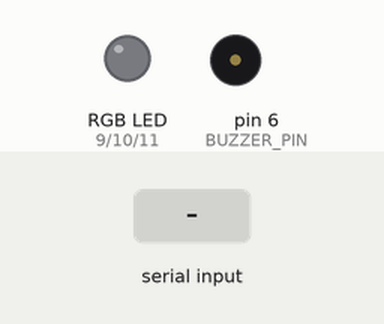
Simulated run of this sketch. Board: Arduino Uno, built with avr-gcc and run on an emulated ATmega328P. Shown: an RGB LED mixed from three pins (HIGH = lit), buzzer (waves = sounding). The inputs (shaded band) are chosen by the test bench.

Above: at 1.2 s.
1.3 s: "90,45\n" received over Serial
At 1.45 s:
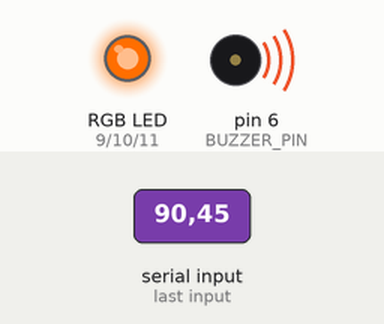
3.1 s: "30,150\n" received over Serial
At 3.25 s:
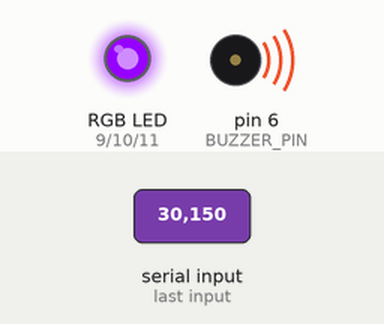
4.9 s: "1,90\n" received over Serial
At 5.05 s:
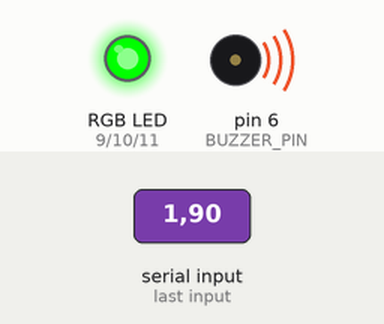
6.7 s: "90,45\n" received over Serial
At 7.5 s:
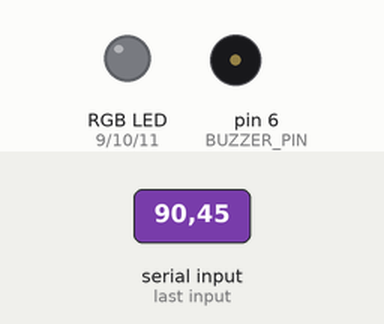
Timing chart, 0 to 9.5 s (numbered marks = the images above; inputs shaded):
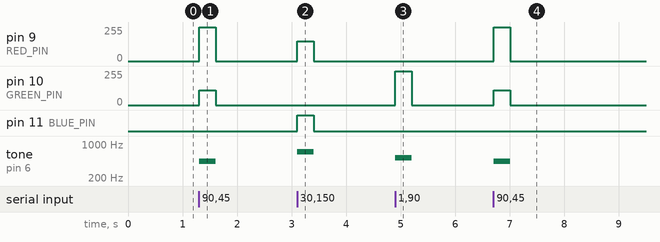

The sketch:

hand_gesture_buzzer_keyboard.ino
```cpp
const int RED_PIN    = 9;
const int GREEN_PIN  = 10;
const int BLUE_PIN   = 11;
const int BUZZER_PIN = 6;

const unsigned long TIMEOUT_MS = 300;

// 8 notes, left to right: G4 A4 B4 C5 D5 E5 F5 G5
const int NOTES[8] = {392, 440, 494, 523, 587, 659, 698, 784};

// LED colour for each note
const int NOTE_COLORS[8][3] = {
  {255, 0,   0},     // G4 red
  {255, 110, 0},     // A4 orange
  {255, 255, 0},     // B4 yellow
  {0,   255, 0},     // C5 green
  {0,   255, 255},   // D5 cyan
  {0,   0,   255},   // E5 blue
  {150, 0,   255},   // F5 violet
  {255, 0,   255}    // G5 magenta
};

int currentZone = -1;        // -1 = silent
unsigned long lastData = 0;

void setColor(int r, int g, int b) {
  analogWrite(RED_PIN, r);
  analogWrite(GREEN_PIN, g);
  analogWrite(BLUE_PIN, b);
}

void playZone(int z) {
  currentZone = z;
  tone(BUZZER_PIN, NOTES[z]);
  setColor(NOTE_COLORS[z][0], NOTE_COLORS[z][1], NOTE_COLORS[z][2]);
}

void silence() {
  currentZone = -1;
  noTone(BUZZER_PIN);
  setColor(0, 0, 0);
}

void setup() {
  Serial.begin(9600);
  pinMode(RED_PIN, OUTPUT);
  pinMode(GREEN_PIN, OUTPUT);
  pinMode(BLUE_PIN, OUTPUT);
  pinMode(BUZZER_PIN, OUTPUT);
  silence();
}

void loop() {
  if (Serial.available()) {
    String line = Serial.readStringUntil('\n');
    int comma = line.indexOf(',');
    if (comma > 0) {
      int fingers = constrain(line.substring(0, comma).toInt(), 0, 5);
      int angle = constrain(line.substring(comma + 1).toInt(), 0, 180);
      lastData = millis();

      if (fingers == 0) {
        silence();                         // fist = stop the note
      } else {
        int target = constrain(angle * 8 / 181, 0, 7);
        if (currentZone == -1) {
          playZone(target);                // starting a new note
        } else if (target != currentZone) {
          // hysteresis: only switch once the hand is clearly in the next zone
          float center = (currentZone + 0.5) * 22.5;
          if (abs(angle - center) > 14.25) {
            playZone(target);
          }
        }
      }
    }
  }

  if (millis() - lastData > TIMEOUT_MS) {
    if (currentZone != -1) silence();      // hand left the camera
  }
}
```

Measured:
- after the input at 1.3 s, pin 9 (RED_PIN): 0/255 → 255/255 at once, → 0/255 0.30 s later; pin 10 (GREEN_PIN): 0/255 → 110/255 at once, → 0/255 0.30 s later; tone on pin 6 (BUZZER_PIN): silent → 440 Hz at once, → silent 0.30 s later
- after the input at 3.1 s, pin 9 (RED_PIN): 0/255 → 150/255 at once, → 0/255 0.30 s later; pin 11 (BLUE_PIN): LOW → HIGH at once, → LOW 0.30 s later; tone on pin 6 (BUZZER_PIN): silent → 698 Hz at once, → silent 0.30 s later
- after the input at 4.9 s, pin 10 (GREEN_PIN): 0/255 → 255/255 at once, → 0/255 0.30 s later; tone on pin 6 (BUZZER_PIN): silent → 523 Hz at once, → silent 0.30 s later
- after the input at 6.7 s, pin 9 (RED_PIN): 0/255 → 255/255 at once, → 0/255 0.30 s later; pin 10 (GREEN_PIN): 0/255 → 110/255 at once, → 0/255 0.30 s later; tone on pin 6 (BUZZER_PIN): silent → 440 Hz at once, → silent 0.30 s later
